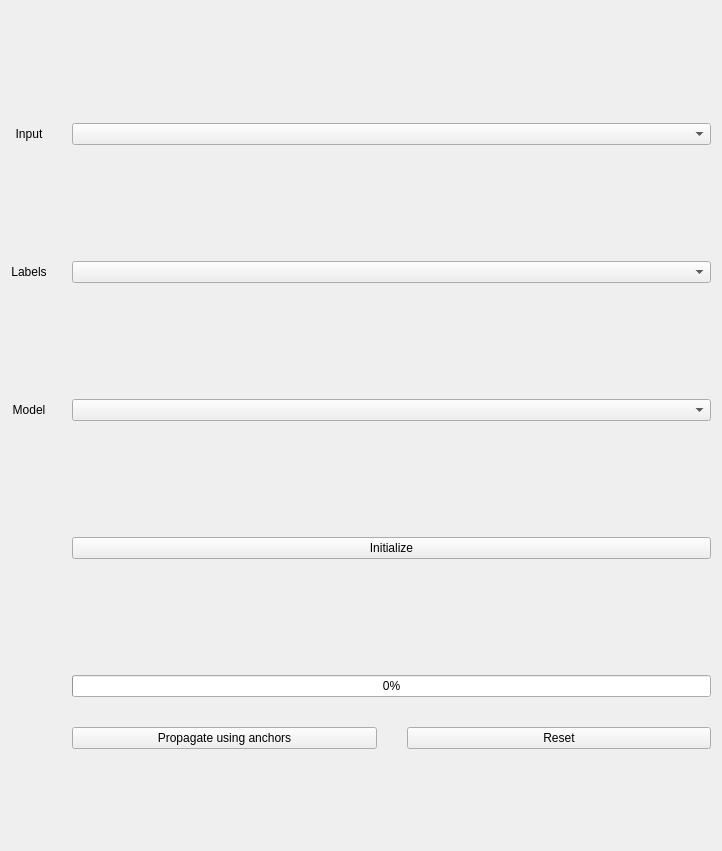
<?xml version="1.0" encoding="UTF-8"?>
<ui version="4.0">
 <class>Form</class>
 <widget class="QWidget" name="Form">
  <property name="geometry">
   <rect>
    <x>0</x>
    <y>0</y>
    <width>722</width>
    <height>851</height>
   </rect>
  </property>
  <property name="windowTitle">
   <string>Form</string>
  </property>
  <layout class="QVBoxLayout" name="verticalLayout_2">
   <item>
    <layout class="QGridLayout" name="gridLayout">
     <property name="topMargin">
      <number>21</number>
     </property>
     <property name="horizontalSpacing">
      <number>25</number>
     </property>
     <property name="verticalSpacing">
      <number>25</number>
     </property>
     <item row="12" column="1">
      <layout class="QVBoxLayout" name="verticalLayout">
       <property name="spacing">
        <number>30</number>
       </property>
       <item>
        <widget class="QProgressBar" name="Propagation_progress">
         <property name="value">
          <number>0</number>
         </property>
        </widget>
       </item>
       <item>
        <layout class="QHBoxLayout" name="horizontalLayout_14">
         <item>
          <widget class="QPushButton" name="Propagate_btn">
           <property name="text">
            <string>Propagate using anchors</string>
           </property>
          </widget>
         </item>
         <item>
          <widget class="QPushButton" name="reset_btn">
           <property name="text">
            <string>Reset</string>
           </property>
          </widget>
         </item>
        </layout>
       </item>
      </layout>
     </item>
     <item row="7" column="0">
      <widget class="QLabel" name="Output_label">
       <property name="text">
        <string>Labels</string>
       </property>
       <property name="alignment">
        <set>Qt::AlignCenter</set>
       </property>
      </widget>
     </item>
     <item row="9" column="1">
      <widget class="QPushButton" name="Initialize_btn">
       <property name="text">
        <string>Initialize</string>
       </property>
      </widget>
     </item>
     <item row="4" column="1">
      <layout class="QHBoxLayout" name="horizontalLayout_2">
       <item>
        <widget class="QComboBox" name="image_layer_combo"/>
       </item>
      </layout>
     </item>
     <item row="4" column="0">
      <widget class="QLabel" name="Image_label">
       <property name="text">
        <string>Input</string>
       </property>
       <property name="alignment">
        <set>Qt::AlignCenter</set>
       </property>
      </widget>
     </item>
     <item row="14" column="1">
      <layout class="QHBoxLayout" name="horizontalLayout_16">
       <property name="spacing">
        <number>20</number>
       </property>
      </layout>
     </item>
     <item row="7" column="1">
      <layout class="QHBoxLayout" name="horizontalLayout_5">
       <item>
        <widget class="QComboBox" name="output_layer_combo"/>
       </item>
      </layout>
     </item>
     <item row="8" column="0">
      <widget class="QLabel" name="label">
       <property name="text">
        <string>Model</string>
       </property>
       <property name="alignment">
        <set>Qt::AlignCenter</set>
       </property>
      </widget>
     </item>
     <item row="8" column="1">
      <widget class="QComboBox" name="model_cbbox"/>
     </item>
    </layout>
   </item>
  </layout>
 </widget>
 <resources/>
 <connections/>
</ui>
